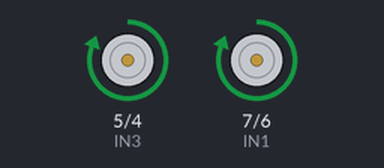
The sketch below on a simulated Arduino Uno, built with avr-gcc and run on an emulated ATmega328P. On the bench: motor-driver pin pairs drawn as motors (green arrow = first pin HIGH = forward, orange = second pin HIGH = backward, longer = more drive).

Above: at 0.5 s.
At 2.5 s:
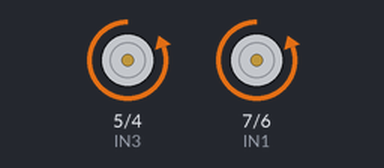
At 3.5 s:
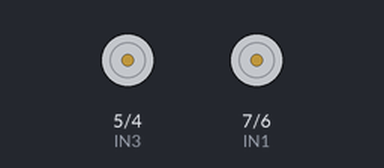
Timing chart, 0 to 5.2 s (numbered marks = the images above):
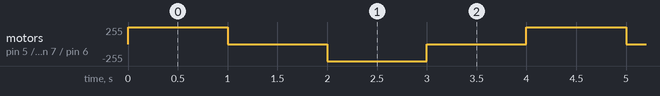

Measured:
- by itself, motor on pin 5 (IN3) / pin 4 (IN4), motor on pin 7 (IN1) / pin 6 (IN2): repeats every 4.0 s: stopped 1.0 s, backward 255/255 1.0 s, stopped 1.0 s, forward 255/255 1.0 s

The sketch:

test.ino
```cpp
#define IN1 7
#define IN2 6
#define IN3 5
#define IN4 4

void setup() {
   pinMode(IN1, OUTPUT);
   pinMode(IN2, OUTPUT);
   pinMode(IN3, OUTPUT);
   pinMode(IN4, OUTPUT);
}

void loop() {

   digitalWrite(IN1, HIGH);
   digitalWrite(IN2, LOW);
   digitalWrite(IN3, HIGH);
   digitalWrite(IN4, LOW);

   delay(1000);

   digitalWrite(IN1, LOW);
   digitalWrite(IN2, LOW);
   digitalWrite(IN3, LOW);
   digitalWrite(IN4, LOW);

   delay(1000);

   digitalWrite(IN1, LOW);
   digitalWrite(IN2, HIGH);
   digitalWrite(IN3, LOW);
   digitalWrite(IN4, HIGH);

   delay(1000);

   digitalWrite(IN1, LOW);
   digitalWrite(IN2, LOW);
   digitalWrite(IN3, LOW);
   digitalWrite(IN4, LOW);

   delay(1000);
}
```
